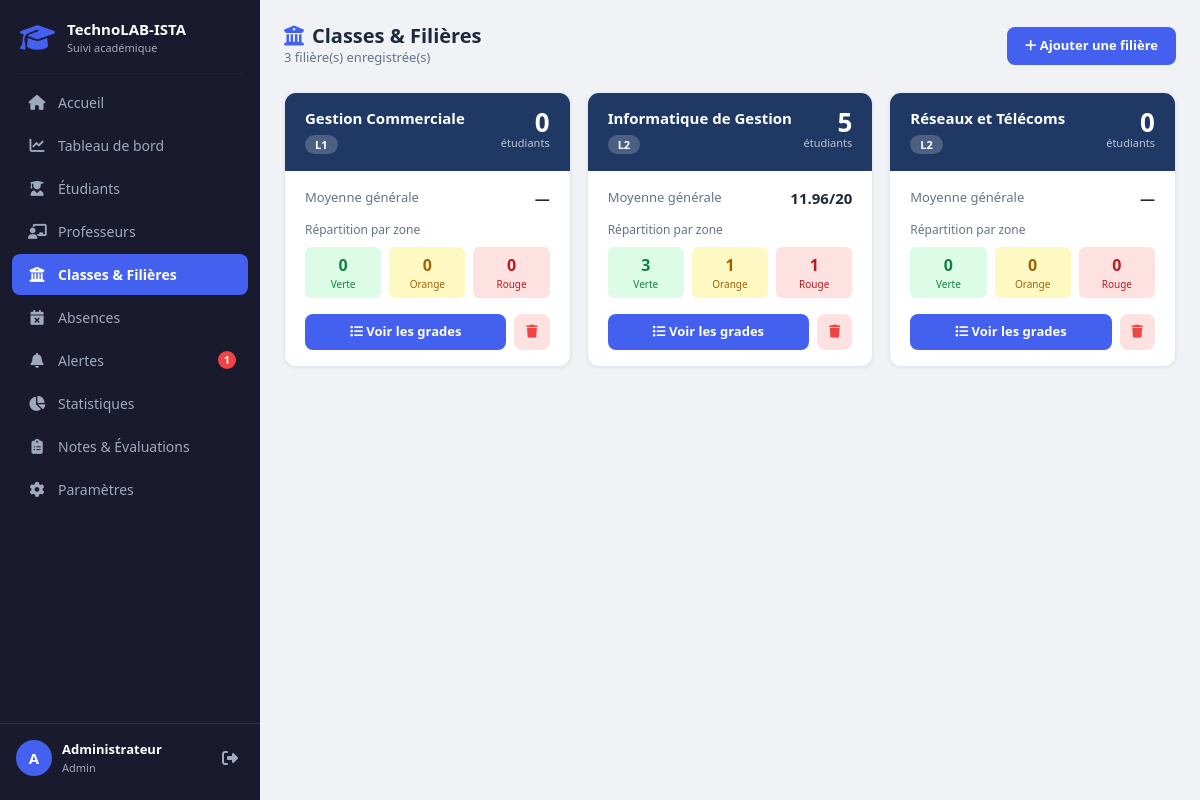
Page /classes.php (signed in) on the committed database.
### tables this page shows
CREATE TABLE IF NOT EXISTS Filieres (
    id_filiere  INT AUTO_INCREMENT PRIMARY KEY,
    nom_filiere VARCHAR(100) NOT NULL,
    niveau      VARCHAR(20)  NOT NULL
);

### classes.php (the view, shortened to what this page needs)
<?php
require_once 'config/database.php';
$sql = "SELECT
            f.id_filiere,
            f.nom_filiere,
            f.niveau,
            COUNT(DISTINCT e.matricule)   AS nb_etudiants,
            ROUND(AVG(d.moyenne_generale), 2) AS moy_generale,
            SUM(CASE WHEN d.statut_zone = 'Zone rouge'   THEN 1 ELSE 0 END) AS nb_rouge,
            SUM(CASE WHEN d.statut_zone = 'Zone orange'  THEN 1 ELSE 0 END) AS nb_orange,
            SUM(CASE WHEN d.statut_zone = 'Zone verte'   THEN 1 ELSE 0 END) AS nb_verte
        FROM Filieres f
        LEFT JOIN Etudiants e ON e.id_filiere = f.id_filiere
        LEFT JOIN Diagnostics d ON d.matricule_etudiant = e.matricule
        GROUP BY f.id_filiere
        ORDER BY f.niveau, f.nom_filiere";
$result = mysqli_query($conn, $sql);
$filieres = [];
while ($row = mysqli_fetch_assoc($result)) {
    $filieres[] = $row;
}
include 'includes/header.php';
?>
<div id="wrapper">
<?php include 'includes/navbar.php'; ?>
<main id="main-content">
    <div class="top-bar">
        <div class="top-bar-title">
            <h4><i class="fa-solid fa-building-columns" style="color:#4361ee; margin-right:8px;"></i>Classes & Filières</h4>
            <p><?= count($filieres) ?> filière(s) enregistrée(s)</p>
        </div>
        <div class="top-bar-actions">
            <button onclick="document.getElementById('modal-ajout').style.display='flex'"
                style="background:#4361ee; color:white; border:none; border-radius:8px;
                       padding:9px 18px; font-size:13px; font-weight:600; cursor:pointer;">
                <i class="fa-solid fa-plus"></i> Ajouter une filière
            </button>
        </div>
    </div>
    <div class="row g-3">
        <?php foreach ($filieres as $filiere): ?>
            <div class="col-lg-4 col-md-6">
                <div style="
                    background:white; border-radius:12px;
                    border:1px solid #e2e8f0;
                    box-shadow:0 1px 4px rgba(0,0,0,0.06);
                    overflow:hidden;">
                    <div style="background:#1F3864; padding:16px 20px;">
                        <div style="display:flex; justify-content:space-between; align-items:flex-start;">
                            <div>
                                <h6 style="color:white; font-weight:700; font-size:15px; margin:0 0 4px;">
                                    <?= htmlspecialchars($filiere['nom_filiere']) ?>
                                </h6>
                                <span style="
                                    background:rgba(255,255,255,0.2);
                                    color:white; font-size:11px; font-weight:600;
                                    padding:2px 10px; border-radius:10px;">
                                    <?= htmlspecialchars($filiere['niveau']) ?>
                                </span>
                            </div>
                            <div style="text-align:right;">
                                <div style="color:white; font-size:26px; font-weight:800; line-height:1;">
                                    <?= $filiere['nb_etudiants'] ?>
                                </div>
                                <div style="color:rgba(255,255,255,0.7); font-size:11px;">étudiants</div>
                            </div>
                        </div>
                    </div>
                    <div style="padding:16px 20px;">
                        <div style="display:flex; justify-content:space-between; align-items:center; margin-bottom:12px;">
                            <span style="font-size:13px; color:#64748b;">Moyenne générale</span>
                            <strong style="font-size:15px; color:#1e293b;">
                                <?= $filiere['moy_generale'] ? $filiere['moy_generale'].'/20' : '—' ?>
                            </strong>
                        </div>
                        <div style="font-size:12px; color:#64748b; margin-bottom:8px;">Répartition par zone</div>
                        <div style="display:flex; gap:8px; margin-bottom:16px;">
                            <div style="flex:1; text-align:center; background:#dcfce7; border-radius:6px; padding:6px 4px;">
                                <div style="font-weight:800; color:#15803d; font-size:16px;">
                                    <?= $filiere['nb_verte'] ?? 0 ?>
                                </div>
                                <div style="font-size:10px; color:#15803d;">Verte</div>
                            </div>
                            <div style="flex:1; text-align:center; background:#fef9c3; border-radius:6px; padding:6px 4px;">
                                <div style="font-weight:800; color:#a16207; font-size:16px;">
                                    <?= $filiere['nb_orange'] ?? 0 ?>
                                </div>
                                <div style="font-size:10px; color:#a16207;">Orange</div>
                            </div>
                            <div style="flex:1; text-align:center; background:#fee2e2; border-radius:6px; padding:6px 4px;">
                                <div style="font-weight:800; color:#b91c1c; font-size:16px;">
                                    <?= $filiere['nb_rouge'] ?? 0 ?>
                                </div>
                                <div style="font-size:10px; color:#b91c1c;">Rouge</div>
                            </div>
                        </div>
                        <div style="display:flex; gap:8px;">
                            <a href="resultats.php?filiere=<?= $filiere['id_filiere'] ?>"
                               style="flex:1; text-align:center; background:#4361ee; color:white;
                                      padding:8px; border-radius:8px; font-size:13px;
                                      font-weight:600; text-decoration:none;">
                                <i class="fa-solid fa-list"></i> Voir les grades
                            </a>
                            <a href="classes.php?supprimer=<?= $filiere['id_filiere'] ?>"
                               style="background:#fee2e2; color:#ef4444; padding:8px 12px;
                                      border-radius:8px; font-size:13px; text-decoration:none;"
                               onclick="return confirm('Supprimer cette filière ? Les étudiants associés seront aussi supprimés.')">
                                <i class="fa-solid fa-trash"></i>
                            </a>
                        </div>
                    </div>
                </div>
            </div>
        <?php endforeach; ?>
    </div>
</main>
</div>
<?php $pageScripts = ''; include 'includes/footer.php'; ?>

### assets/css/style.css (style rules this page uses)
:root { --sidebar-bg: #1a1a2e; --sidebar-hover: #16213e; --sidebar-active: #4361ee; --sidebar-text: #a0a9c0; --sidebar-width: 260px; --primary: #4361ee; --success: #22c55e; --warning: #f59e0b; --danger: #ef4444; --info: #3b82f6; --bg-page: #f0f2f5; --card-bg: #ffffff; --text-dark: #1e293b; --text-muted:#64748b; --border: #e2e8f0; }
* { box-sizing: border-box; margin: 0; padding: 0; }
body { font-family: 'Segoe UI', Tahoma, Geneva, Verdana, sans-serif; background-color: var(--bg-page); color: var(--text-dark); }
#wrapper { display: flex; min-height: 100vh; }
#main-content { flex: 1; margin-left: var(--sidebar-width); padding: 24px; min-height: 100vh; background-color: var(--bg-page); transition: margin-left 0.3s; }
.top-bar { display: flex; align-items: center; justify-content: space-between; margin-bottom: 24px; flex-wrap: wrap; gap: 12px; }
.top-bar-title h4 { font-size: 20px; font-weight: 700; color: var(--text-dark); margin: 0; }
.top-bar-title p { color: var(--text-muted); font-size: 13px; margin: 0; }
.top-bar-actions { display: flex; align-items: center; gap: 10px; }

### rows in the picture
filieres: nom_filiere "Gestion Commerciale", niveau "L1", nb_etudiants "0", nb_verte "0", nb_orange "0", nb_rouge "0"
filieres: nom_filiere "Informatique de Gestion", niveau "L2", nb_etudiants "5", moy_generale "11.96", nb_verte "3", nb_orange "1", nb_rouge "1"
filieres: nom_filiere "Réseaux et Télécoms", niveau "L2", nb_etudiants "0", nb_verte "0", nb_orange "0", nb_rouge "0"

### other values in the picture
$nb "1"
substr($_SESSION['user_nom'] ?? 'A', 0, 1) "A"
$_SESSION['user_nom'] "Administrateur"
$_SESSION['user_role'] "Admin"
count($filieres) "3"
